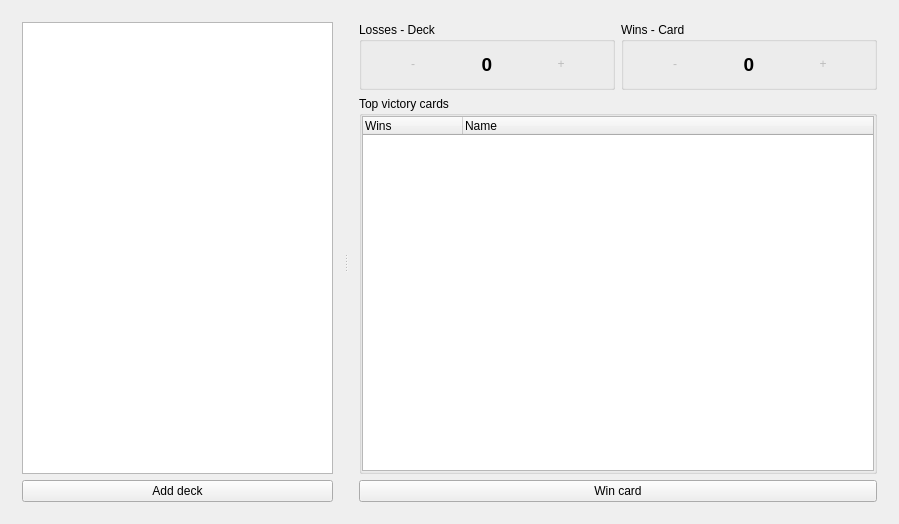
<?xml version="1.0" encoding="UTF-8"?>
<ui version="4.0">
 <class>MainWindow</class>
 <widget class="QMainWindow" name="MainWindow">
  <property name="geometry">
   <rect>
    <x>0</x>
    <y>0</y>
    <width>899</width>
    <height>524</height>
   </rect>
  </property>
  <property name="windowTitle">
   <string>MainWindow</string>
  </property>
  <widget class="QWidget" name="centralWidget">
   <layout class="QGridLayout" name="gridLayout_2">
    <item row="0" column="0">
     <widget class="QSplitter" name="splitter">
      <property name="orientation">
       <enum>Qt::Horizontal</enum>
      </property>
      <widget class="QWidget" name="layoutWidget">
       <layout class="QVBoxLayout" name="verticalLayout">
        <item>
         <widget class="QListWidget" name="listWidget"/>
        </item>
        <item>
         <widget class="QPushButton" name="pushButton_4">
          <property name="text">
           <string>Add deck</string>
          </property>
         </widget>
        </item>
       </layout>
      </widget>
      <widget class="QWidget" name="layoutWidget">
       <layout class="QGridLayout" name="gridLayout">
        <item row="1" column="0">
         <widget class="QGroupBox" name="groupBox">
          <property name="title">
           <string>Top victory cards</string>
          </property>
          <layout class="QGridLayout" name="gridLayout_3">
           <property name="leftMargin">
            <number>0</number>
           </property>
           <property name="topMargin">
            <number>0</number>
           </property>
           <property name="rightMargin">
            <number>0</number>
           </property>
           <property name="bottomMargin">
            <number>0</number>
           </property>
           <property name="spacing">
            <number>0</number>
           </property>
           <item row="0" column="0">
            <widget class="QTreeWidget" name="treeWidget_Cards">
             <property name="columnCount">
              <number>2</number>
             </property>
             <column>
              <property name="text">
               <string>Wins</string>
              </property>
             </column>
             <column>
              <property name="text">
               <string>Name</string>
              </property>
             </column>
            </widget>
           </item>
          </layout>
         </widget>
        </item>
        <item row="2" column="0">
         <widget class="QPushButton" name="pushButton_3">
          <property name="text">
           <string>Win card</string>
          </property>
         </widget>
        </item>
        <item row="0" column="0">
         <layout class="QHBoxLayout" name="horizontalLayout_3" stretch="0,0">
          <property name="bottomMargin">
           <number>0</number>
          </property>
          <item>
           <widget class="QGroupBox" name="groupBox_3">
            <property name="title">
             <string>Losses - Deck</string>
            </property>
            <layout class="QGridLayout" name="gridLayout_4">
             <item row="0" column="0">
              <layout class="QHBoxLayout" name="horizontalLayout">
               <item>
                <widget class="QPushButton" name="btnLossesMin">
                 <property name="enabled">
                  <bool>false</bool>
                 </property>
                 <property name="text">
                  <string>-</string>
                 </property>
                 <property name="flat">
                  <bool>true</bool>
                 </property>
                </widget>
               </item>
               <item>
                <widget class="QLabel" name="lblLosses">
                 <property name="font">
                  <font>
                   <pointsize>14</pointsize>
                   <weight>75</weight>
                   <bold>true</bold>
                  </font>
                 </property>
                 <property name="text">
                  <string>0</string>
                 </property>
                 <property name="alignment">
                  <set>Qt::AlignCenter</set>
                 </property>
                </widget>
               </item>
               <item>
                <widget class="QPushButton" name="btnLossesAdd">
                 <property name="enabled">
                  <bool>false</bool>
                 </property>
                 <property name="text">
                  <string>+</string>
                 </property>
                 <property name="flat">
                  <bool>true</bool>
                 </property>
                </widget>
               </item>
              </layout>
             </item>
            </layout>
           </widget>
          </item>
          <item>
           <widget class="QGroupBox" name="groupBox_2">
            <property name="title">
             <string>Wins - Card</string>
            </property>
            <layout class="QGridLayout" name="gridLayout_5">
             <item row="0" column="0">
              <layout class="QHBoxLayout" name="horizontalLayout_2">
               <item>
                <widget class="QPushButton" name="btnWinsMin">
                 <property name="enabled">
                  <bool>false</bool>
                 </property>
                 <property name="text">
                  <string>-</string>
                 </property>
                 <property name="flat">
                  <bool>true</bool>
                 </property>
                </widget>
               </item>
               <item>
                <widget class="QLabel" name="lblWins">
                 <property name="font">
                  <font>
                   <pointsize>14</pointsize>
                   <weight>75</weight>
                   <bold>true</bold>
                  </font>
                 </property>
                 <property name="text">
                  <string>0</string>
                 </property>
                 <property name="alignment">
                  <set>Qt::AlignCenter</set>
                 </property>
                </widget>
               </item>
               <item>
                <widget class="QPushButton" name="btnWinsAdd">
                 <property name="enabled">
                  <bool>false</bool>
                 </property>
                 <property name="text">
                  <string>+</string>
                 </property>
                 <property name="flat">
                  <bool>true</bool>
                 </property>
                </widget>
               </item>
              </layout>
             </item>
            </layout>
           </widget>
          </item>
         </layout>
        </item>
       </layout>
      </widget>
     </widget>
    </item>
   </layout>
  </widget>
 </widget>
 <layoutdefault spacing="6" margin="11"/>
 <resources/>
 <connections/>
</ui>
